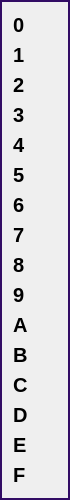
           <widget class="QFrame" name="frame_2">
            <property name="maximumSize">
             <size>
              <width>70</width>
              <height>16777215</height>
             </size>
            </property>
            <property name="styleSheet">
             <string notr="true">QFrame{
	border: 2px solid rgb(50,12,100);
}

QLabel {
    font-size: 20px;
font-weight: bold;
border: none;
}


</string>
            </property>
            <property name="frameShape">
             <enum>QFrame::Shape::StyledPanel</enum>
            </property>
            <property name="frameShadow">
             <enum>QFrame::Shadow::Raised</enum>
            </property>
            <layout class="QGridLayout" name="gridLayout_4">
             <item row="2" column="0">
              <widget class="QLabel" name="x2">
               <property name="font">
                <font>
                 <pointsize>-1</pointsize>
                 <bold>true</bold>
                </font>
               </property>
               <property name="text">
                <string>2</string>
               </property>
              </widget>
             </item>
             <item row="6" column="0">
              <widget class="QLabel" name="x6">
               <property name="font">
                <font>
                 <pointsize>-1</pointsize>
                 <bold>true</bold>
                </font>
               </property>
               <property name="text">
                <string>6</string>
               </property>
              </widget>
             </item>
             <item row="8" column="0">
              <widget class="QLabel" name="x8">
               <property name="font">
                <font>
                 <pointsize>-1</pointsize>
                 <bold>true</bold>
                </font>
               </property>
               <property name="text">
                <string>8</string>
               </property>
              </widget>
             </item>
             <item row="11" column="0">
              <widget class="QLabel" name="xb">
               <property name="font">
                <font>
                 <pointsize>-1</pointsize>
                 <bold>true</bold>
                </font>
               </property>
               <property name="text">
                <string>B</string>
               </property>
              </widget>
             </item>
             <item row="4" column="0">
              <widget class="QLabel" name="x4">
               <property name="font">
                <font>
                 <pointsize>-1</pointsize>
                 <bold>true</bold>
                </font>
               </property>
               <property name="text">
                <string>4</string>
               </property>
              </widget>
             </item>
             <item row="15" column="0">
              <widget class="QLabel" name="xf">
               <property name="font">
                <font>
                 <pointsize>-1</pointsize>
                 <bold>true</bold>
                </font>
               </property>
               <property name="text">
                <string>F</string>
               </property>
              </widget>
             </item>
             <item row="5" column="0">
              <widget class="QLabel" name="x5">
               <property name="font">
                <font>
                 <pointsize>-1</pointsize>
                 <bold>true</bold>
                </font>
               </property>
               <property name="text">
                <string>5</string>
               </property>
              </widget>
             </item>
             <item row="14" column="0">
              <widget class="QLabel" name="xe">
               <property name="font">
                <font>
                 <pointsize>-1</pointsize>
                 <bold>true</bold>
                </font>
               </property>
               <property name="text">
                <string>E</string>
               </property>
              </widget>
             </item>
             <item row="1" column="0">
              <widget class="QLabel" name="x1">
               <property name="font">
                <font>
                 <pointsize>-1</pointsize>
                 <bold>true</bold>
                </font>
               </property>
               <property name="text">
                <string>1</string>
               </property>
              </widget>
             </item>
             <item row="13" column="0">
              <widget class="QLabel" name="xd">
               <property name="font">
                <font>
                 <pointsize>-1</pointsize>
                 <bold>true</bold>
                </font>
               </property>
               <property name="text">
                <string>D</string>
               </property>
              </widget>
             </item>
             <item row="10" column="0">
              <widget class="QLabel" name="xa">
               <property name="font">
                <font>
                 <pointsize>-1</pointsize>
                 <bold>true</bold>
                </font>
               </property>
               <property name="text">
                <string>A</string>
               </property>
              </widget>
             </item>
             <item row="9" column="0">
              <widget class="QLabel" name="x9">
               <property name="font">
                <font>
                 <pointsize>-1</pointsize>
                 <bold>true</bold>
                </font>
               </property>
               <property name="text">
                <string>9</string>
               </property>
              </widget>
             </item>
             <item row="7" column="0">
              <widget class="QLabel" name="x7">
               <property name="font">
                <font>
                 <pointsize>-1</pointsize>
                 <bold>true</bold>
                </font>
               </property>
               <property name="text">
                <string>7</string>
               </property>
              </widget>
             </item>
             <item row="12" column="0">
              <widget class="QLabel" name="xc">
               <property name="font">
                <font>
                 <pointsize>-1</pointsize>
                 <bold>true</bold>
                </font>
               </property>
               <property name="text">
                <string>C</string>
               </property>
              </widget>
             </item>
             <item row="3" column="0">
              <widget class="QLabel" name="x3">
               <property name="font">
                <font>
                 <pointsize>-1</pointsize>
                 <bold>true</bold>
                </font>
               </property>
               <property name="text">
                <string>3</string>
               </property>
              </widget>
             </item>
             <item row="0" column="0">
              <widget class="QLabel" name="label_10">
               <property name="text">
                <string>0</string>
               </property>
              </widget>
             </item>
            </layout>
           </widget>
